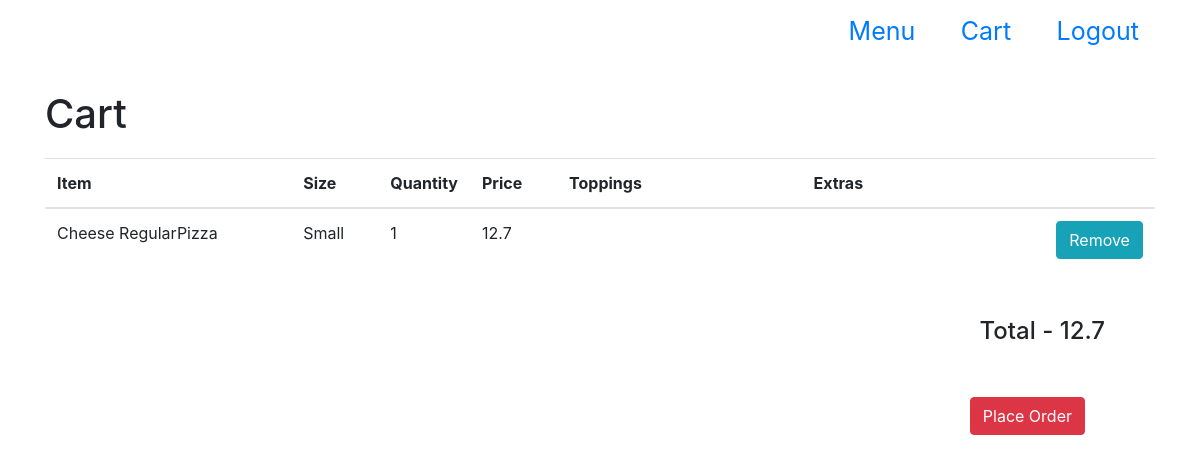
The app's page /cart (signed in) with its own data.
### orders/models.py (models this page shows, shortened)
class Item(models.Model):
    user = models.ForeignKey(User,on_delete=models.CASCADE)
    name = models.CharField(max_length = 50)
    size = models.CharField(max_length = 10,blank = True, null = True)
    price = models.FloatField()
    toppings = models.CharField(max_length = 40,blank = True, null = True)
    extras =models.CharField(max_length = 40,blank = True, null = True)
    quantity=models.IntegerField()

### orders/views.py (the view)
# urls.py: path("cart", views.cart, name="cart"),
def cart(request):
    items=Item.objects.filter(user=request.user).all()
    subtotal=0
    for item in items:
        subtotal=subtotal+item.price*item.quantity
    context = {
    "items": items,
    "subtotal": round(subtotal,2)
    }
    return render(request,"users/cart.html",context)

### orders/templates/users/cart.html (shortened to what this page needs)
{% extends "users/base.html" %}
{% block body %}
  <ul class="nav justify-content-end" style="height: 50px; margin-bottom: 40px;">
    <li class="nav-item">
    <a class="nav-link" style="margin-top: 5px; font-size: 25px;"  href="{% url 'index' %}">Menu</a>
    </li>
    <li class="nav-item">
    <a class="nav-link" style="margin-top: 5px; font-size: 25px;"  href="{% url 'cart' %}">Cart</a>
    </li>
    <li class="nav-item">
    <a class="nav-link" style="margin-top: 5px; font-size: 25px;"  href="{% url 'logout' %}">Logout</a>
    </li>
  </ul>
  <h1 style="margin-top: 20px; margin-bottom: 20px;">Cart</h1>
  {% if items %}
    <table class="table">
      <colgroup>
          <col width="23%"></col>
          <col width="8%"></col>
          <col width="8%"></col>
          <col width="8%"></col>
          <col width="23%"></col>
          <col width="23%"></col>
          <col width="5%"></col>
      </colgroup>
      <thead>
          <tr>
              <th>Item</th>
              <th>Size</th>
              <th>Quantity</th>
              <th>Price</th>
              <th>Toppings</th>
              <th>Extras</th>
              <th></th>
          </tr>
      </thead>
      <tbody>
        {% for item in items %}
          <tr>
            <td>{{item.name}}</td>
            <td>{{item.size}}</td>
            <td>{{item.quantity}}</td>
            <td>{{item.price}}</td>
            <td>{{item.toppings}}</td>
            <td>{{item.extras}}</td>
            <td>
              <form action="{% url 'delete' item.id %}" method="post">
                <button type="submit" class="btn btn-info">Remove</button>
              </form>
            </td>
          </tr>
        {% endfor %}
      </tbody>
    </table>
    <div style="width: 100%; height: 80px;">
      <h4 style="float: right; margin-right: 50px; margin-top:30px;">Total - {{subtotal}}</h4>
    </div>
    <div class="text-right">
      <form action="{% url 'confirm' %}" method="post">
        <button type="submit" class="btn btn-danger" style="margin-right: 70px; margin-top: 30px;">Place Order</button>
      </form>
    </div>
  {% else %}
    <p style="font-size: 20px;">No Item currently in the cart.</p>
  {% endif %}
{% endblock %}

### records on screen
Item: name "Cheese RegularPizza", size "Small", quantity "1", price "12.7"

### other values on screen
{{ subtotal }} "12.7"
